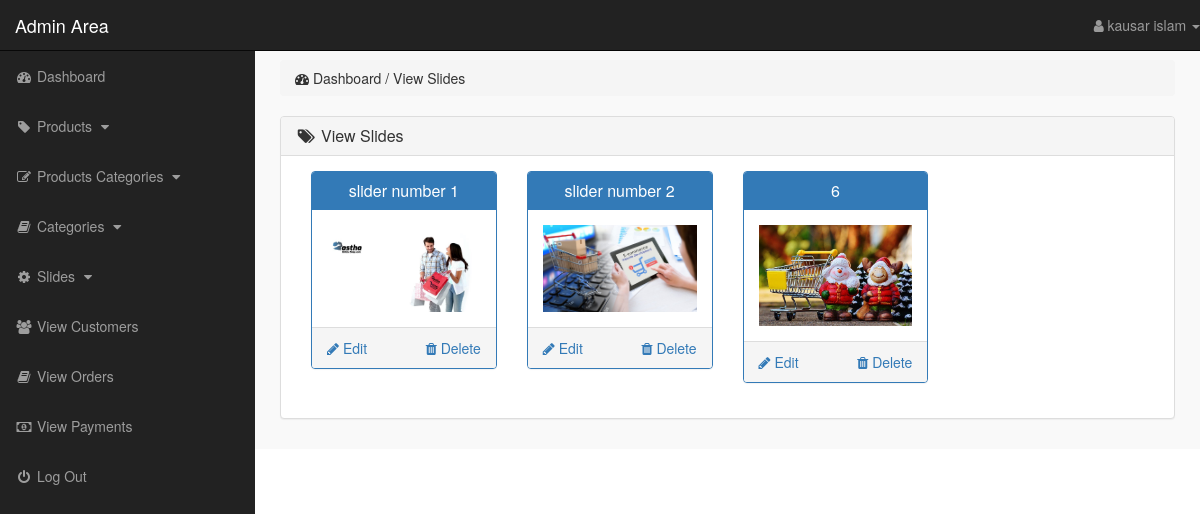
/admin_area/index.php?view_slides (signed in), run on the app's committed database.
### tables this page shows
CREATE TABLE `slider` (
  `id` int(10) NOT NULL,
  `slider_name` varchar(255) NOT NULL,
  `slider_image` text NOT NULL
);

### admin_area/view_slides.php (the view)
<?php
    if(!isset($_SESSION['admin_email'])){
        echo "<script>window.open('login.php','_self')</script>";
    }else{
?>
<div class="row">
    <div class="col-lg-12">
        <ol class="breadcrumb">
            <li>
                <i class="fa fa-dashboard"></i> Dashboard / View Slides
            </li>
        </ol>
    </div>
</div>
<div class="row">
    <div class="col-lg-12">
        <div class="panel panel-default">
            <div class="panel-heading">
                <h3 class="panel-title">
                    <i class="fa fa-tags fa-fw"></i> View Slides
                </h3>
            </div>
            <div class="panel-body">
                <?php
                    $get_slides = "select * from slider";
                    $run_slides = mysqli_query($con,$get_slides);
                    while($row_slides=mysqli_fetch_array($run_slides)){
                        $slide_id = $row_slides['id'];
                        $slide_name = $row_slides['slider_name'];
                        $slide_image = $row_slides['slider_image'];
                ?>
                <div class="col-lg-3 col-md-3">
                    <div class="panel panel-primary">
                        <div class="panel-heading">
                            <h3 class="panel-title" align="center">
                                <?php echo $slide_name; ?>
                            </h3>
                        </div>
                        <div class="panel-body">
                            <img src="slider_images/<?php echo $slide_image; ?>" alt="<?php echo $slide_name; ?>" class="img-responsive">
                        </div>
                        <div class="panel-footer">
                            <center>
                                <a href="index.php?delete_slide=<?php echo $slide_id; ?>" class="pull-right">
                                 <i class="fa fa-trash"></i> Delete
                                </a>
                                <a href="index.php?edit_slide=<?php echo $slide_id; ?>" class="pull-left">
                                 <i class="fa fa-pencil"></i> Edit
                                </a>
                                <div class="clearfix"></div>
                            </center>
                        </div>
                    </div>
                </div>
                <?php } ?>
            </div>
        </div>
    </div>
</div>
<?php } ?>

### admin_area/includes/sidebar_stuff.php (shortened to what this page needs)
<?php
    if(!isset($_SESSION['admin_email'])){
        echo "<script>window.open('login.php','_self')</script>";
    }else{
?>
<nav class="navbar navbar-inverse navbar-fixed-top">
    <div class="navbar-header">
        <a href="index.php?dashboard" class="navbar-brand">Admin Area</a>
    </div>
    <ul class="nav navbar-right top-nav">
        <li class="dropdown">
            <a href="#" class="dropdown-toggle" data-toggle="dropdown">
                <i class="fa fa-user"></i> <?php echo $admin_name; ?> <b class="caret"></b>
            </a>
        </li>
    </ul>
    <div class="collapse navbar-collapse navbar-ex1-collapse">
        <ul class="nav navbar-nav side-nav">
            <li>
                <a href="index.php?dashboard">
                        <i class="fa fa-fw fa-dashboard"></i> Dashboard
                </a>
            </li>
            <li>
                <a href="#" data-toggle="collapse" data-target="#products">
                        <i class="fa fa-fw fa-tag"></i> Products
                        <i class="fa fa-fw fa-caret-down"></i>
                </a>
            </li>
            <li>
                <a href="#" data-toggle="collapse" data-target="#p_cat">
                        <i class="fa fa-fw fa-edit"></i> Products Categories
                        <i class="fa fa-fw fa-caret-down"></i>
                </a>
            </li>
            <li>
                <a href="#" data-toggle="collapse" data-target="#cat">
                        <i class="fa fa-fw fa-book"></i> Categories
                        <i class="fa fa-fw fa-caret-down"></i>
                </a>
            </li>
            <li>
                <a href="#" data-toggle="collapse" data-target="#slides">
                        <i class="fa fa-fw fa-gear"></i> Slides
                        <i class="fa fa-fw fa-caret-down"></i>
                </a>
            </li>
            <li>
                <a href="index.php?view_customers">
                    <i class="fa fa-fw fa-users"></i> View Customers
                </a>
            </li>
            <li>
                <a href="index.php?view_orders">
                    <i class="fa fa-fw fa-book"></i> View Orders
                </a>
            </li>
            <li>
                <a href="index.php?view_payments">
                    <i class="fa fa-fw fa-money"></i> View Payments
                </a>
            </li>
            <li>
                <a href="logout.php">
                    <i class="fa fa-fw fa-power-off"></i> Log Out
                </a>
            </li>
        </ul>
    </div>
</nav>
<?php } ?>

### admin_area/css/style.css (style rules this page uses)
body { margin-top: 100px; }
@media (min-width: 768px) { body { margin-top: 50px; } }
.top-nav { 0 15px; }
.top-nav>li { float: left; display: inline-block; }
.top-nav>li>a { color: #999999; line-height: 20px; padding-top: 15px; padding-bottom: 15px; }
@media (min-width: 768px) { .side-nav { position: fixed; top: 51px; bottom: 0; width: 255px; overflow-y: auto; overflow-x: hidden; background-color: #222222; padding-bottom: 40px; border-radius: 0; } }
@media (min-width: 768px) { .side-nav>li>a { width: 255px; } }
.panel-body { border-radius: 5px; }

### data on the page
slider: slider_name "slider number 1", slider_image (picture)
slider: slider_name "slider number 2", slider_image (picture)
slider: slider_name "6", slider_image (picture)

### other printed values
$admin_name "kausar islam"
